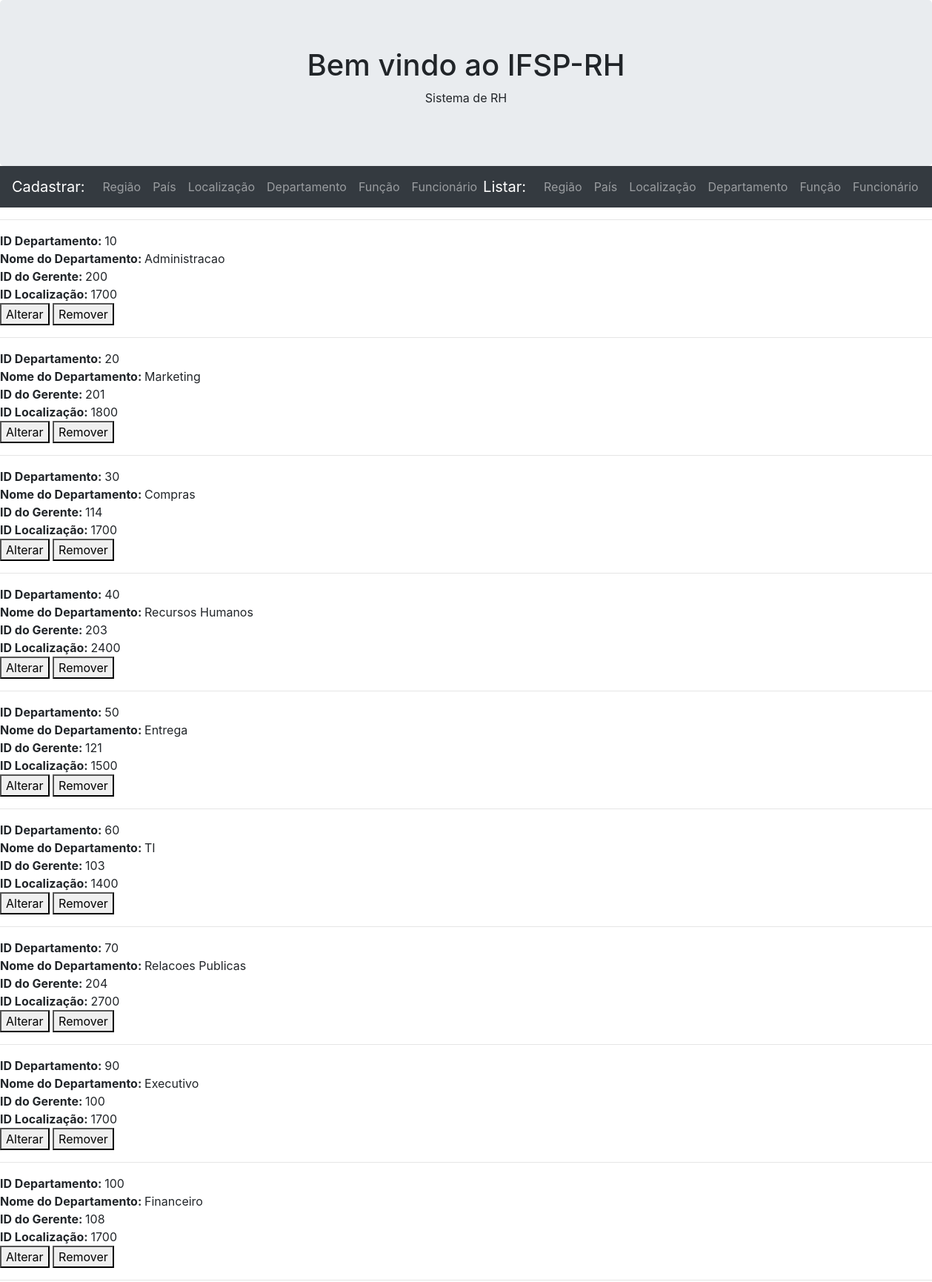
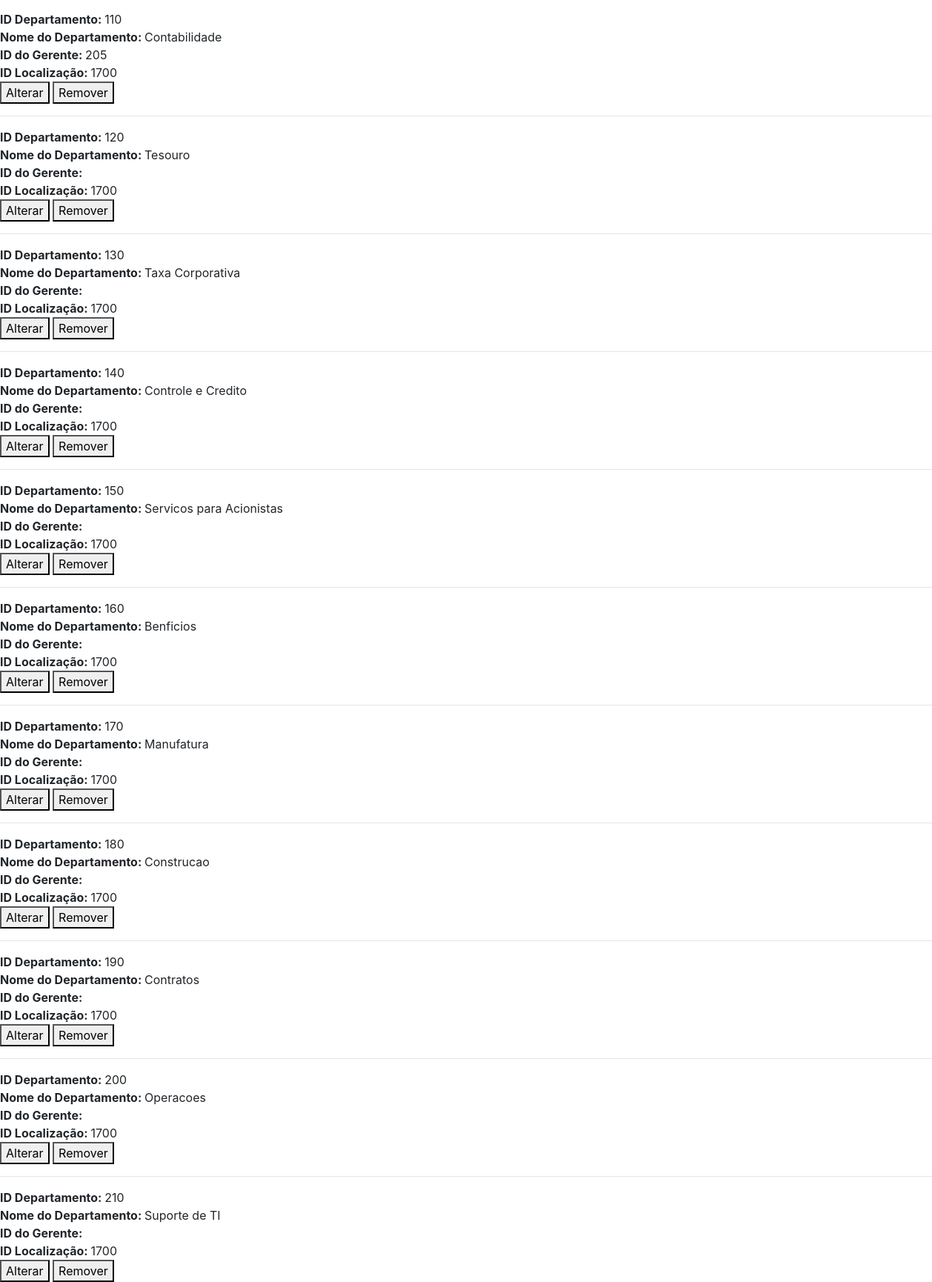
The app's page /listar_departamento.php (upper part) with its own data (2 pictures, top to bottom).
### tables this page shows
CREATE TABLE `departamento` (
  `ID_DEPARTAMENTO` int(11) NOT NULL,
  `NOME_DEPARTAMENTO` varchar(30) DEFAULT NULL,
  `ID_GERENTE` int(11) DEFAULT NULL,
  `ID_LOCALIZACAO` int(11) DEFAULT NULL
);

### classeDepartamento.php (the view, shortened to what this page needs)
<?php
class Departamento extends Pais{
public $id_departamento;
public $nome_departamento;
public $id_gerente;
public function __construct($valores){
    $this->id_departamento = $valores["ID_DEPARTAMENTO"];
    $this->nome_departamento = $valores["NOME_DEPARTAMENTO"];
    $this->id_gerente = $valores["ID_GERENTE"];
    $this->id_localizacao = $valores["ID_LOCALIZACAO"];
}
public function exibir(){
    echo "<div id='id_controle_departamento$this->id_departamento'>";
    echo "<form id='form$this->id_departamento'>";
    echo "<hr>";
    echo "<b>ID Departamento: </b><span id='id_departamento$this->id_departamento'>$this->id_departamento</span><br>";
    echo "<b>Nome do Departamento: </b><span id='nome_departamento$this->id_departamento'>$this->nome_departamento</span><br>";
    echo "<b>ID do Gerente: </b><span id='id_gerente$this->id_departamento'>$this->id_gerente</span><br>";
    echo "<b>ID Localização: </b><span id='id_localizacao$this->id_departamento'>$this->id_localizacao</span><br>";
    echo "<button type='button' class='alterar_departamento' value='$this->id_departamento'>Alterar</button>
          <button type='button' class='alterando_departamento' value='$this->id_departamento' style='display:none'>Alterar</button>
          <button class='remover_departamento' value='$this->id_departamento'>Remover</button>
          </form>";
    echo "</div>";
}
}
?>

### listar_departamento.php
<?php
include "cabecalho.php";
include "classeDepartamento.php";
include "conexao.php";
$sql = "SELECT * FROM departamento";
$resultado = $conexao->query($sql) or die(print_r($conexao->errorInfo()));
if($resultado->rowCount()>0){
    foreach($resultado as $i=>$t){
        $c = new Departamento($t);
        $c->exibir();
    }
}
else {
    echo "Não há dados cadastrados";
}
?>

### records on screen
departamento: ID_DEPARTAMENTO "10", NOME_DEPARTAMENTO "Administracao", ID_GERENTE "200", ID_LOCALIZACAO "1700"
departamento: ID_DEPARTAMENTO "20", NOME_DEPARTAMENTO "Marketing", ID_GERENTE "201", ID_LOCALIZACAO "1800"
departamento: ID_DEPARTAMENTO "30", NOME_DEPARTAMENTO "Compras", ID_GERENTE "114", ID_LOCALIZACAO "1700"
departamento: ID_DEPARTAMENTO "40", NOME_DEPARTAMENTO "Recursos Humanos", ID_GERENTE "203", ID_LOCALIZACAO "2400"
departamento: ID_DEPARTAMENTO "50", NOME_DEPARTAMENTO "Entrega", ID_GERENTE "121", ID_LOCALIZACAO "1500"
departamento: ID_DEPARTAMENTO "60", NOME_DEPARTAMENTO "TI", ID_GERENTE "103", ID_LOCALIZACAO "1400"
departamento: ID_DEPARTAMENTO "70", NOME_DEPARTAMENTO "Relacoes Publicas", ID_GERENTE "204", ID_LOCALIZACAO "2700"
departamento: ID_DEPARTAMENTO "90", NOME_DEPARTAMENTO "Executivo", ID_GERENTE "100", ID_LOCALIZACAO "1700"
departamento: ID_DEPARTAMENTO "100", NOME_DEPARTAMENTO "Financeiro", ID_GERENTE "108", ID_LOCALIZACAO "1700"
departamento: ID_DEPARTAMENTO "110", NOME_DEPARTAMENTO "Contabilidade", ID_GERENTE "205", ID_LOCALIZACAO "1700"
departamento: ID_DEPARTAMENTO "120", NOME_DEPARTAMENTO "Tesouro", ID_LOCALIZACAO "1700"
departamento: ID_DEPARTAMENTO "130", NOME_DEPARTAMENTO "Taxa Corporativa", ID_LOCALIZACAO "1700"
departamento: ID_DEPARTAMENTO "140", NOME_DEPARTAMENTO "Controle e Credito", ID_LOCALIZACAO "1700"
departamento: ID_DEPARTAMENTO "150", NOME_DEPARTAMENTO "Servicos para Acionistas", ID_LOCALIZACAO "1700"
departamento: ID_DEPARTAMENTO "160", NOME_DEPARTAMENTO "Benficios", ID_LOCALIZACAO "1700"
departamento: ID_DEPARTAMENTO "170", NOME_DEPARTAMENTO "Manufatura", ID_LOCALIZACAO "1700"
departamento: ID_DEPARTAMENTO "180", NOME_DEPARTAMENTO "Construcao", ID_LOCALIZACAO "1700"
departamento: ID_DEPARTAMENTO "190", NOME_DEPARTAMENTO "Contratos", ID_LOCALIZACAO "1700"
departamento: ID_DEPARTAMENTO "200", NOME_DEPARTAMENTO "Operacoes", ID_LOCALIZACAO "1700"
departamento: ID_DEPARTAMENTO "210", NOME_DEPARTAMENTO "Suporte de TI", ID_LOCALIZACAO "1700"
